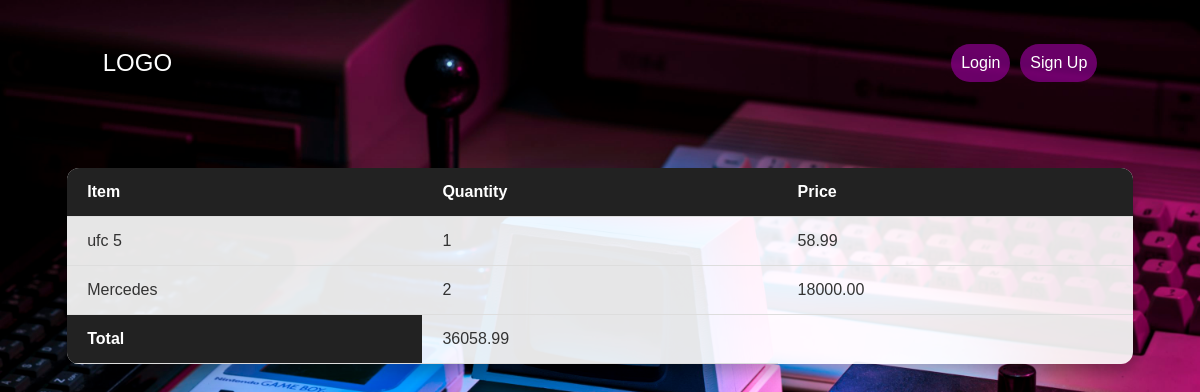
Page /shopping/shopping-cart/ on the earlier database version.
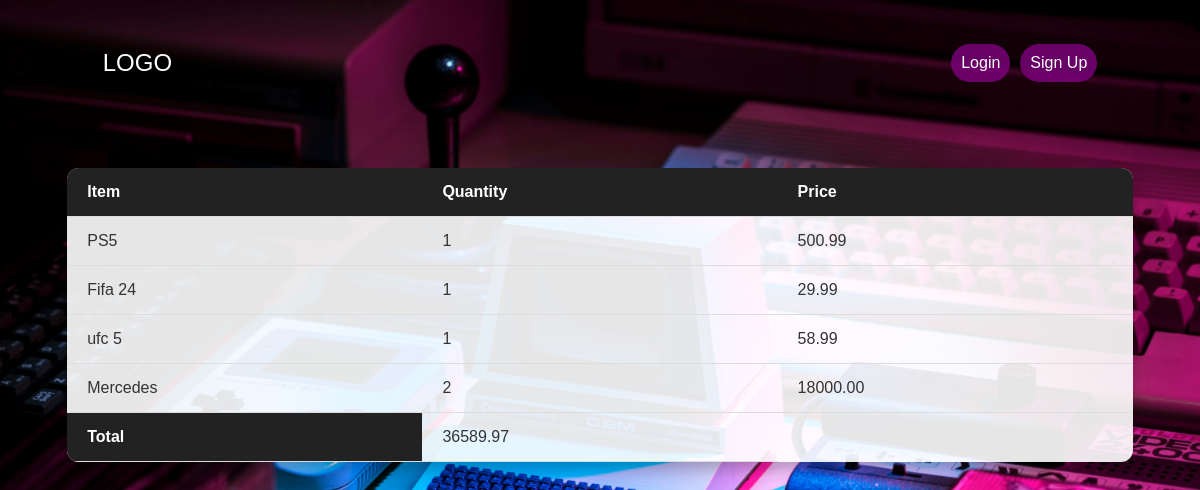
Same page on the later database version.
### shopping/models.py (models this page shows, shortened)
class CartItem(models.Model):
    user = models.ForeignKey(User, on_delete=models.CASCADE)
    product = models.ForeignKey(Products, on_delete=models.CASCADE)
    quantity = models.PositiveIntegerField()
    date_added = models.DateTimeField(auto_now_add=True)

### products/models.py (models this page shows, shortened)
class Products(models.Model):
    name = models.CharField()
    slug = models.SlugField()
    description = models.TextField()
    price = models.DecimalField(max_digits=10, decimal_places=2)
    image = models.ImageField(default='pic-placeholder.png', blank=True)
    author = models.ForeignKey(User, default=None, on_delete=models.CASCADE)
    date = models.DateTimeField(auto_now_add=True)

### shopping/views.py (the view)
# urls.py: path("shopping-cart/", views.cart_view, name="shopping-cart"),
def cart_view(request):
    items = models.CartItem.objects.all().order_by('-date_added')
    total = 0
    for item in items:
        total += item.product.price * item.quantity
    return render(request, "shopping/cart.html", {'items':items, 'price': total})

### shopping/templates/shopping/cart.html (shortened to what this page needs)
{% extends 'base.html' %}
{% block content %}
<table class="site-table">
    <thead>
        <tr>
            <th>Item</th>
            <th>Quantity</th>
            <th>Price</th>
        </tr>
    </thead>
    <tbody>
        {% for item in items %}
            <tr>
                <td>{{ item.product.name }}</td>
                <td>{{ item.quantity }}</td>
                <td>{{ item.product.price }}</td>
            </tr>
        {%endfor%}
        <tr>
            <th>Total</th>
            <td>{{ price }}</td>
        </tr>
    </tbody>
</table>
{%endblock%}

Differences in the rows shown:
added CartItem: product.name "PS5", quantity "1", product.price "500.99"
added CartItem: product.name "Fifa 24", quantity "1", product.price "29.99"
Other differences:
{{ price }}: "36058.99" → "36589.97"
